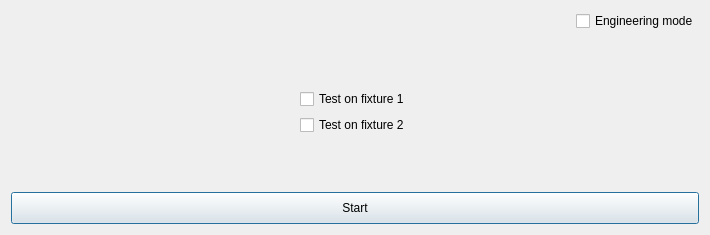
<?xml version="1.0" encoding="UTF-8"?>
<ui version="4.0">
 <class>FixtureSelectDialog</class>
 <widget class="QDialog" name="FixtureSelectDialog">
  <property name="geometry">
   <rect>
    <x>0</x>
    <y>0</y>
    <width>710</width>
    <height>235</height>
   </rect>
  </property>
  <property name="windowTitle">
   <string>Dialog</string>
  </property>
  <layout class="QGridLayout" name="gridLayout">
   <item row="0" column="0">
    <layout class="QVBoxLayout" name="verticalLayout" stretch="0,0,0,0,0">
     <item>
      <layout class="QHBoxLayout" name="horizontalLayout">
       <item alignment="Qt::AlignRight">
        <widget class="QCheckBox" name="checkBoxEngMode">
         <property name="maximumSize">
          <size>
           <width>582</width>
           <height>16777215</height>
          </size>
         </property>
         <property name="text">
          <string>Engineering mode</string>
         </property>
        </widget>
       </item>
      </layout>
     </item>
     <item>
      <spacer name="verticalSpacer">
       <property name="orientation">
        <enum>Qt::Vertical</enum>
       </property>
       <property name="sizeHint" stdset="0">
        <size>
         <width>20</width>
         <height>40</height>
        </size>
       </property>
      </spacer>
     </item>
     <item>
      <layout class="QVBoxLayout" name="verticalLayout_2" stretch="0,0">
       <property name="spacing">
        <number>-1</number>
       </property>
       <item alignment="Qt::AlignHCenter">
        <widget class="QCheckBox" name="checkBoxFx1">
         <property name="text">
          <string>Test on fixture 1</string>
         </property>
        </widget>
       </item>
       <item alignment="Qt::AlignHCenter">
        <widget class="QCheckBox" name="checkBoxFx2">
         <property name="text">
          <string>Test on fixture 2</string>
         </property>
        </widget>
       </item>
      </layout>
     </item>
     <item>
      <spacer name="verticalSpacer_2">
       <property name="orientation">
        <enum>Qt::Vertical</enum>
       </property>
       <property name="sizeHint" stdset="0">
        <size>
         <width>20</width>
         <height>40</height>
        </size>
       </property>
      </spacer>
     </item>
     <item>
      <widget class="QPushButton" name="startBtn">
       <property name="sizePolicy">
        <sizepolicy hsizetype="Minimum" vsizetype="Minimum">
         <horstretch>0</horstretch>
         <verstretch>0</verstretch>
        </sizepolicy>
       </property>
       <property name="minimumSize">
        <size>
         <width>490</width>
         <height>32</height>
        </size>
       </property>
       <property name="mouseTracking">
        <bool>false</bool>
       </property>
       <property name="styleSheet">
        <string notr="true"/>
       </property>
       <property name="text">
        <string>Start</string>
       </property>
      </widget>
     </item>
    </layout>
   </item>
  </layout>
 </widget>
 <resources/>
 <connections/>
</ui>
